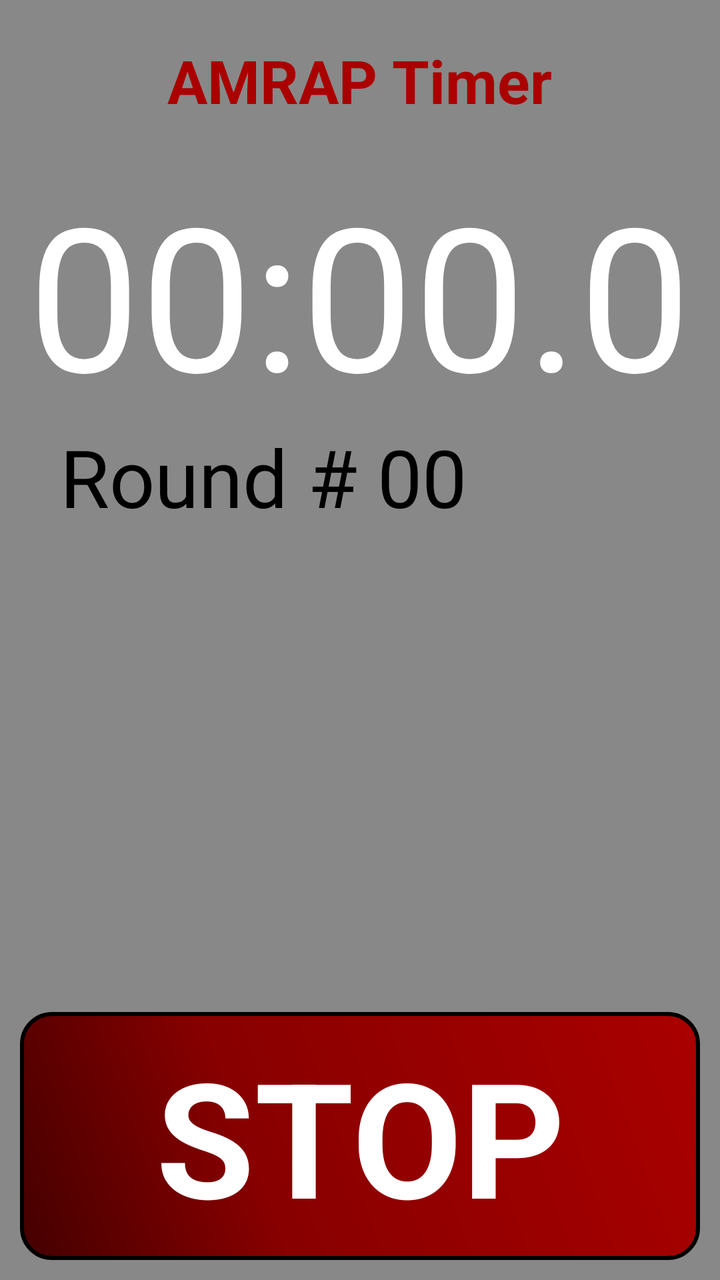
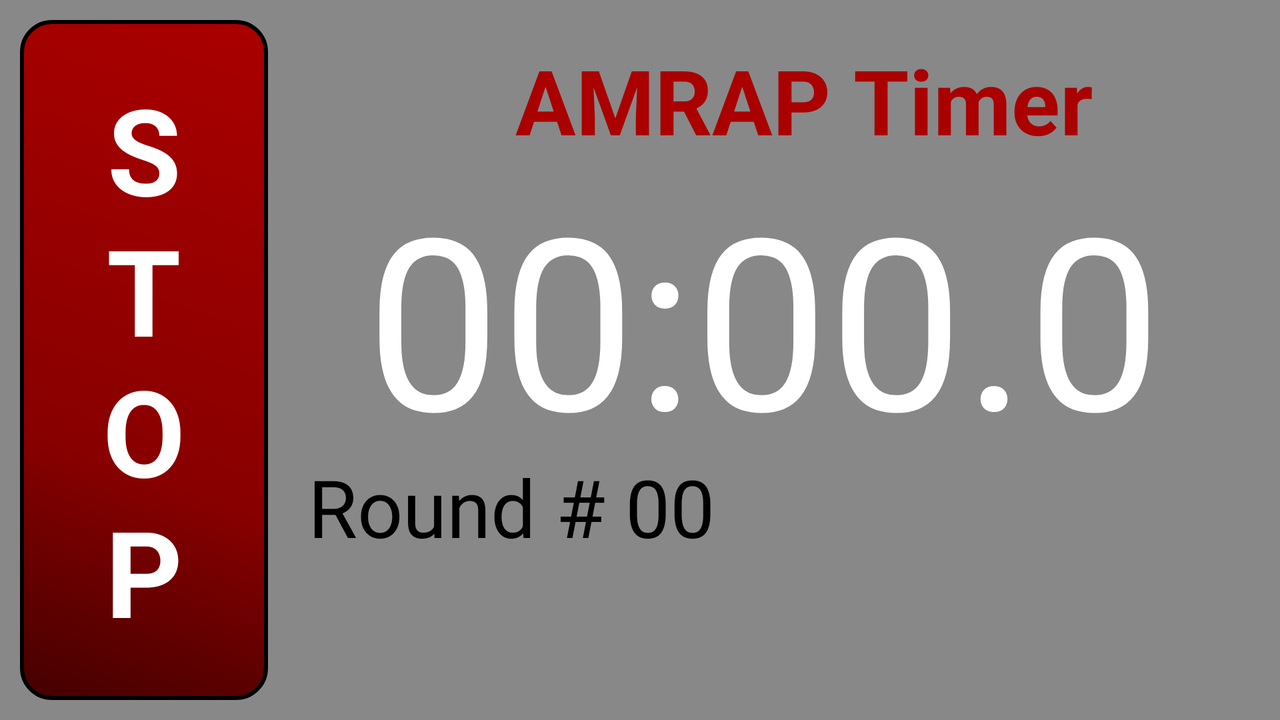

Compare how this app lays out the same screen by default and in its alternative resource folder. The renders come first, then the two layout files and the values they reference.
<!-- AndroidManifest.xml: application theme AppTheme -->
<!-- res/layout/activity_running_amrap.xml -->
<LinearLayout xmlns:android="http://schemas.android.com/apk/res/android"
    xmlns:tools="http://schemas.android.com/tools"
    android:layout_width="match_parent"
    android:layout_height="match_parent"
    android:paddingLeft="@dimen/activity_horizontal_margin"
    android:paddingRight="@dimen/activity_horizontal_margin"
    android:paddingTop="@dimen/activity_vertical_margin"
    android:paddingBottom="@dimen/activity_vertical_margin"
    android:orientation="vertical"
    android:weightSum="5"
    android:id="@+id/whole_layout"
    tools:context="com.jrb.phiitnesstimer.RunningAMRAP">

    <LinearLayout
        android:id="@+id/container_time_display"
        android:layout_width="match_parent"
        android:layout_height="0dp"
        android:layout_weight="4"
        android:orientation="vertical"
        >

        <TextView
            style="@style/TitleStyle"
            android:layout_width="wrap_content"
            android:layout_height="wrap_content"
            android:text="@string/title_AMRAP"
            android:id="@+id/lblTitle" />

        <TextView
            style="@style/TimeDisplayStyle"
            android:layout_width="wrap_content"
            android:layout_height="wrap_content"
            android:text="@string/text_start_time"
            android:layout_gravity="center_horizontal"
            android:id="@+id/lblTimeDisplay" />

        <LinearLayout
            android:layout_width="wrap_content"
            android:layout_height="wrap_content">
            <TextView
                style="@style/RoundDisplayStyle_land"
                android:layout_width="wrap_content"
                android:layout_height="wrap_content"
                android:text="@string/label_rounds"
                android:id="@+id/lblRounds" />

            <TextView
                style="@style/RoundNumStyle_land"
                android:layout_width="wrap_content"
                android:layout_height="wrap_content"
                android:text="@string/text_start_rounds"
                android:id="@+id/lblRoundNum" />
        </LinearLayout>
    </LinearLayout>

    <Button
        style="@style/StopButtonStyle"
        android:layout_width="match_parent"
        android:layout_height="0dp"
        android:layout_weight="1"
        android:id="@+id/btnStop" />

</LinearLayout>
<!-- resources referenced by this layout -->
<resources>
  <dimen name="activity_horizontal_margin">10dp</dimen>
  <dimen name="activity_vertical_margin">10dp</dimen>
  <string name="label_rounds">Round #</string>
  <string name="text_start_rounds">00</string>
  <string name="text_start_time">00:00.0</string>
  <string name="title_AMRAP">AMRAP Timer</string>
  <style name="RoundDisplayStyle_land" parent="android:Widget.TextView">
          <item name="android:textSize">@dimen/round_num_sizes_land</item>
          <item name="android:paddingTop">@dimen/text_padding_land</item>
          <item name="android:paddingBottom">@dimen/text_padding_land</item>
          <item name="android:layout_marginBottom">@dimen/bottom_spacing_margin_land</item>
          <item name="android:layout_marginTop">@dimen/top_spacing_margin_land</item>
          <item name="android:layout_marginLeft">@dimen/left_spacing_margin_land</item>
      </style>
  <style name="RoundNumStyle_land" parent="android:Widget.TextView">
          <item name="android:textSize">@dimen/round_num_sizes_land</item>
          <item name="android:paddingTop">@dimen/text_padding_land</item>
          <item name="android:paddingBottom">@dimen/text_padding_land</item>
          <item name="android:layout_marginTop">@dimen/top_spacing_margin_land</item>
          <item name="android:layout_marginBottom">@dimen/bottom_spacing_margin_land</item>
          <item name="android:layout_marginLeft">@dimen/text_rounds_left_margin</item>
      </style>
  <style name="StopButtonStyle" parent="android:Widget.Button">
          <item name="android:paddingLeft">@dimen/edit_text_padding</item>
          <item name="android:paddingRight">@dimen/edit_text_padding</item>
          <item name="android:textSize">@dimen/stop_button_text</item>
          <item name="android:text">@string/action_stop</item>
          <item name="android:textColor">@color/white</item>
          <item name="android:background">@drawable/button_shape_stop</item>
          <item name="android:textStyle">bold</item>
      </style>
  <style name="TimeDisplayStyle" parent="android:Widget.TextView">
          <item name="android:textSize">@dimen/time_display_sizes</item>
          <item name="android:textColor">@color/white</item>
          <item name="android:layout_centerHorizontal">true</item>
          <item name="android:layout_marginTop">@dimen/dialog_spacing_margin</item>
      </style>
  <style name="TitleStyle" parent="android:Widget.TextView">
          <item name="android:textSize">@dimen/title_sizes</item>
          <item name="android:textColor">@color/red</item>
          <item name="android:textStyle">bold</item>
          <item name="android:layout_gravity">center_horizontal</item>
          <item name="android:layout_centerHorizontal">true</item>
          <item name="android:layout_marginTop">10dp</item>
      </style>
  <style name="AppTheme" parent="android:Theme.Holo.Light.DarkActionBar">
          <item name="android:background">@color/background_grey</item>
          <item name="android:textColor">@color/black</item>
          <item name="android:fontFamily">sans-serif</item>
      </style>
  <dimen name="round_num_sizes_land">40sp</dimen>
  <dimen name="text_padding_land">-5dp</dimen>
  <dimen name="bottom_spacing_margin_land">-10dp</dimen>
  <dimen name="top_spacing_margin_land">-2dp</dimen>
  <dimen name="left_spacing_margin_land">20dp</dimen>
  <dimen name="text_rounds_left_margin">10dp</dimen>
  <dimen name="edit_text_padding">8dp</dimen>
  <dimen name="stop_button_text">80sp</dimen>
  <string name="action_stop">STOP</string>
  <color name="white">#FFFFFFFF</color>
  <dimen name="time_display_sizes">100sp</dimen>
  <dimen name="dialog_spacing_margin">20dp</dimen>
  <dimen name="title_sizes">30sp</dimen>
  <color name="red">#FFAA0000</color>
  <color name="background_grey">#FF888888</color>
  <color name="black">#FF000000</color>
</resources>
<!-- res/layout-land/activity_running_amrap.xml (the repository's variant of the layout above) -->
<!-- drawn on the phone turned sideways -->
<LinearLayout xmlns:android="http://schemas.android.com/apk/res/android"
    xmlns:tools="http://schemas.android.com/tools"
    android:layout_width="match_parent"
    android:layout_height="match_parent"
    android:paddingLeft="@dimen/activity_horizontal_margin"
    android:paddingRight="@dimen/activity_horizontal_margin"
    android:paddingTop="@dimen/activity_vertical_margin"
    android:paddingBottom="@dimen/activity_vertical_margin"
    android:orientation="horizontal"
    android:layoutDirection="ltr"
    android:id="@+id/whole_layout"
    android:weightSum="5"
    tools:context="com.jrb.phiitnesstimer.RunningAMRAP">

    <Button
        style="@style/StopButtonStyle_land"
        android:layout_width="0dp"
        android:layout_height="match_parent"
        android:layout_weight="1"
        android:id="@+id/btnStop" />

    <LinearLayout
        android:id="@+id/container_time_display"
        android:layout_width="0dp"
        android:layout_height="match_parent"
        android:layout_weight="4"
        android:orientation="vertical"
        >

        <TextView
            style="@style/TitleStyle_land"
            android:layout_width="wrap_content"
            android:layout_height="wrap_content"
            android:text="@string/title_AMRAP"
            android:id="@+id/lblTitle" />

        <TextView
            style="@style/TimeDisplayStyle_land"
            android:layout_width="wrap_content"
            android:layout_height="wrap_content"
            android:text="@string/text_start_time"
            android:layout_gravity="center_horizontal"
            android:id="@+id/lblTimeDisplay" />

        <LinearLayout
            android:layout_width="wrap_content"
            android:layout_height="wrap_content">
            <TextView
                style="@style/RoundDisplayStyle_land"
                android:layout_width="wrap_content"
                android:layout_height="wrap_content"
                android:text="@string/label_rounds"
                android:id="@+id/lblRounds" />

            <TextView
                style="@style/RoundNumStyle_land"
                android:layout_width="wrap_content"
                android:layout_height="wrap_content"
                android:text="@string/text_start_rounds"
                android:id="@+id/lblRoundNum" />
        </LinearLayout>

    </LinearLayout>


</LinearLayout>
<!-- resources referenced by the variant -->
<!-- as the phone turned sideways resolves them -->
<resources>
  <dimen name="activity_horizontal_margin">10dp</dimen>
  <dimen name="activity_vertical_margin">10dp</dimen>
  <string name="label_rounds">Round #</string>
  <string name="text_start_rounds">00</string>
  <string name="text_start_time">00:00.0</string>
  <string name="title_AMRAP">AMRAP Timer</string>
  <style name="RoundDisplayStyle_land" parent="android:Widget.TextView">
          <item name="android:textSize">@dimen/round_num_sizes_land</item>
          <item name="android:paddingTop">@dimen/text_padding_land</item>
          <item name="android:paddingBottom">@dimen/text_padding_land</item>
          <item name="android:layout_marginBottom">@dimen/bottom_spacing_margin_land</item>
          <item name="android:layout_marginTop">@dimen/top_spacing_margin_land</item>
          <item name="android:layout_marginLeft">@dimen/left_spacing_margin_land</item>
      </style>
  <style name="RoundNumStyle_land" parent="android:Widget.TextView">
          <item name="android:textSize">@dimen/round_num_sizes_land</item>
          <item name="android:paddingTop">@dimen/text_padding_land</item>
          <item name="android:paddingBottom">@dimen/text_padding_land</item>
          <item name="android:layout_marginTop">@dimen/top_spacing_margin_land</item>
          <item name="android:layout_marginBottom">@dimen/bottom_spacing_margin_land</item>
          <item name="android:layout_marginLeft">@dimen/text_rounds_left_margin</item>
      </style>
  <style name="StopButtonStyle_land" parent="android:Widget.Button">
          <item name="android:paddingLeft">@dimen/edit_text_padding</item>
          <item name="android:paddingRight">@dimen/edit_text_padding</item>
          <item name="android:textSize">@dimen/stop_button_text_land</item>
          <item name="android:text">@string/action_stop_land</item>
          <item name="android:textColor">@color/white</item>
          <item name="android:background">@drawable/button_shape_stop</item>
          <item name="android:textStyle">bold</item>
      </style>
  <style name="AppTheme" parent="android:Theme.Holo.Light.DarkActionBar">
          <item name="android:background">@color/background_grey</item>
          <item name="android:textColor">@color/black</item>
          <item name="android:fontFamily">sans-serif</item>
      </style>
  <dimen name="round_num_sizes_land">40sp</dimen>
  <dimen name="text_padding_land">-5dp</dimen>
  <dimen name="bottom_spacing_margin_land">-10dp</dimen>
  <dimen name="top_spacing_margin_land">-2dp</dimen>
  <dimen name="left_spacing_margin_land">20dp</dimen>
  <dimen name="text_rounds_left_margin">10dp</dimen>
  <dimen name="edit_text_padding">8dp</dimen>
  <dimen name="stop_button_text_land">60sp</dimen>
  <string name="action_stop_land">S\nT\nO\nP</string>
  <color name="white">#FFFFFFFF</color>
  <!-- drawable button_shape_stop (drawable) -->
  <?xml version="1.0" encoding="utf-8"?>
  <shape xmlns:android="http://schemas.android.com/apk/res/android" android:shape="rectangle" >
  <corners
  android:radius="15dp"
  />
  <gradient
  android:angle="45"
  android:centerX="35%"
  android:centerColor="#880000"
  android:startColor="#440000"
  android:endColor="#AA0000"
  android:type="linear"
  />
  <padding
  android:left="0dp"
  android:top="0dp"
  android:right="0dp"
  android:bottom="0dp"
  />
  <size
  android:width="270dp"
  android:height="100dp"
  />
  <stroke
  android:width="2dp"
  android:color="#000000"
  />
  </shape>
  <dimen name="time_display_sizes_land">120sp</dimen>
  <dimen name="title_sizes_land">45sp</dimen>
  <color name="red">#FFAA0000</color>
  <dimen name="title_margin_land">10dp</dimen>
  <color name="background_grey">#FF888888</color>
  <color name="black">#FF000000</color>
</resources>
